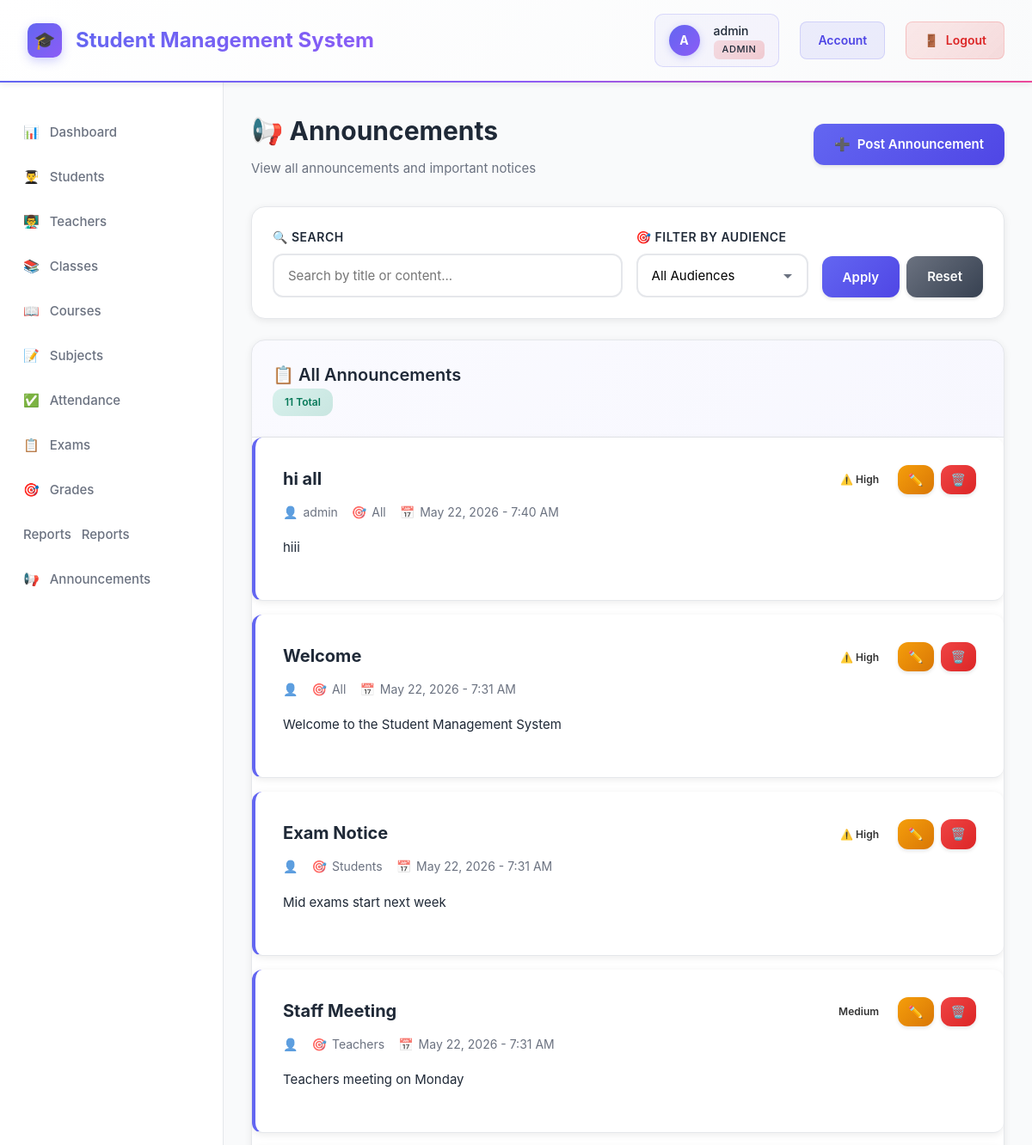
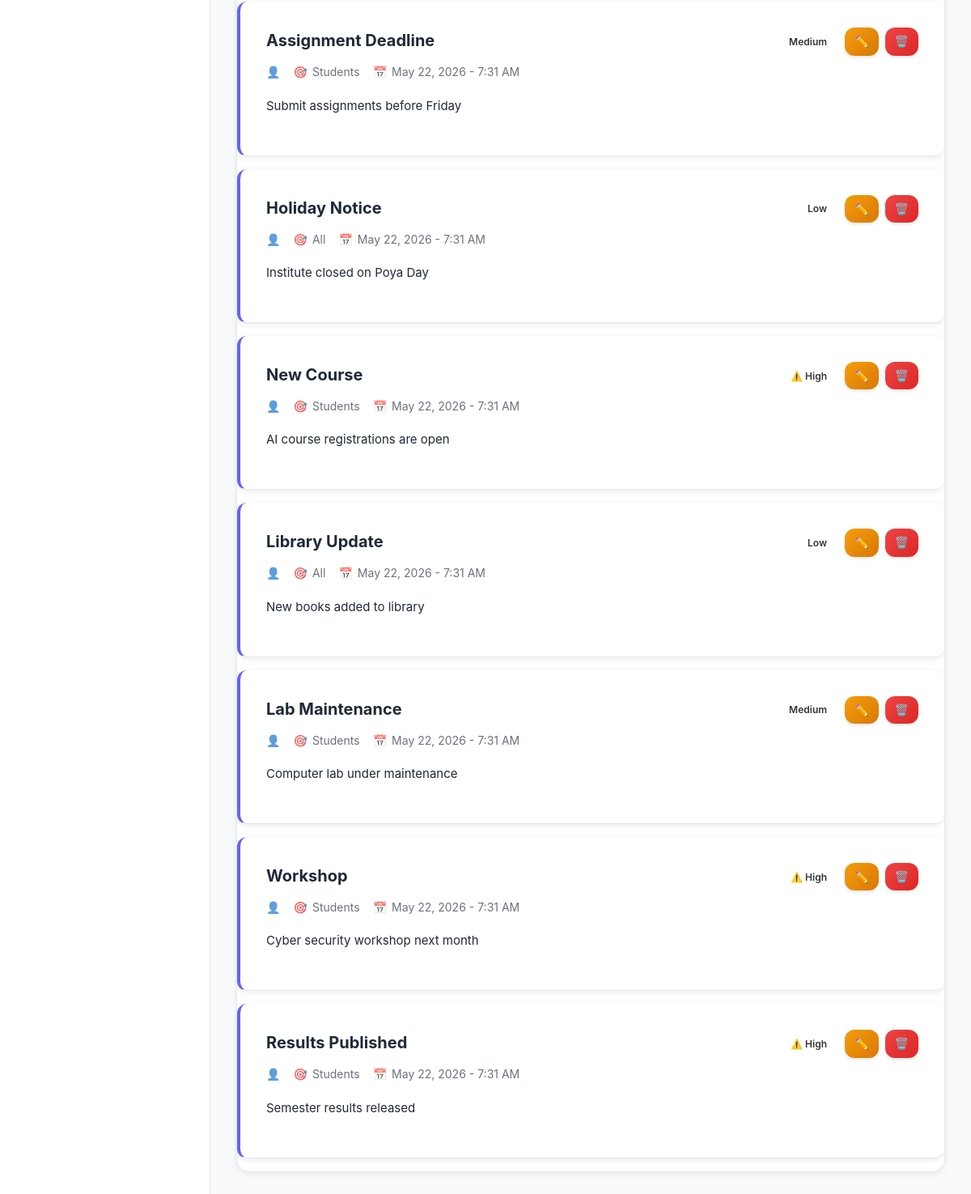
Page /announcements/index.php (signed in) on the committed database (2 pictures, top to bottom).
### tables this page shows
CREATE TABLE announcements (
    id INT AUTO_INCREMENT PRIMARY KEY,
    title VARCHAR(200) NOT NULL,
    content TEXT NOT NULL,
    posted_by INT NOT NULL,
    target_audience ENUM('all', 'students', 'teachers') DEFAULT 'all',
    priority ENUM('low', 'medium', 'high') DEFAULT 'medium',
    created_at TIMESTAMP DEFAULT CURRENT_TIMESTAMP,
    FOREIGN KEY (posted_by) REFERENCES users(id) ON DELETE CASCADE
);

CREATE TABLE users (
    id INT AUTO_INCREMENT PRIMARY KEY,
    username VARCHAR(50) UNIQUE NOT NULL,
    display_name VARCHAR(150) NULL,
    student_id INT NULL,
    teacher_id INT NULL,
    password VARCHAR(255) NOT NULL,
    email VARCHAR(100) UNIQUE NOT NULL,
    role ENUM('admin', 'teacher', 'student') NOT NULL,
    created_at TIMESTAMP DEFAULT CURRENT_TIMESTAMP,
    updated_at TIMESTAMP DEFAULT CURRENT_TIMESTAMP ON UPDATE CURRENT_TIMESTAMP
);

### config/config.php (called while the page is built, shortened)
<?php
function hasRole(string $role): bool {
    return isset($_SESSION['role']) && $_SESSION['role'] === $role;
}

### announcements/index.php (the view, shortened to what this page needs)
<?php
require_once '../config/config.php';
$database = new Database();
$db = $database->getConnection();
$filter = $_GET['filter'] ?? 'all';
$search = $_GET['search'] ?? '';
$query = "SELECT a.*, u.username, u.role
          FROM announcements a
          LEFT JOIN users u ON a.posted_by = u.id";
$query .= " ORDER BY a.created_at DESC";
$stmt = $db->prepare($query);
$stmt->execute();
$announcements = $stmt->fetchAll();
?>
<!DOCTYPE html>
<html lang="en">
<head>
    <link rel="stylesheet" href="../assets/css/style.css">
</head>
<body>
    <?php include '../includes/header.php'; ?>
    <div class="container">
        <?php include '../includes/sidebar.php'; ?>
        <main class="main-content">
            <div class="page-header">
                <div>
                    <h1>📢 Announcements</h1>
                    <p class="page-description">View all announcements and important notices</p>
                </div>
                <?php if (hasRole('admin')): ?>
                <a href="add.php" class="btn btn-primary">
                    <span>➕</span>
                    <span>Post Announcement</span>
                </a>
                <?php endif; ?>
            </div>
            <div class="card">
                <div class="card-body" style="padding: 1.5rem;">
                    <form method="GET" style="display: flex; gap: 1rem; flex-wrap: wrap; align-items: end;">
                        <div class="form-group" style="flex: 1; min-width: 250px; margin-bottom: 0;">
                            <label for="search" style="font-size: 0.875rem; font-weight: 600; margin-bottom: 0.5rem;">🔍 Search</label>
                            <input type="text"
                                   id="search"
                                   name="search"
                                   class="form-control"
                                   placeholder="Search by title or content..."
                                   value="<?php echo htmlspecialchars($search); ?>">
                        </div>
                        <div class="form-group" style="min-width: 200px; margin-bottom: 0;">
                            <label for="filter" style="font-size:  0.875rem; font-weight: 600; margin-bottom: 0.5rem;">🎯 Filter by Audience</label>
                            <select id="filter" name="filter" class="form-control">
                                <option value="all" <?php echo $filter === 'all' ? 'selected' : ''; ?>>All Audiences</option>
                            </select>
                        </div>
                        <div style="display: flex; gap: 0.5rem;">
                            <button type="submit" class="btn btn-primary">Apply</button>
                            <a href="index.php" class="btn btn-secondary">Reset</a>
                        </div>
                    </form>
                </div>
            </div>
            <div class="card">
                <div class="card-header">
                    <h2>📋 All Announcements</h2>
                    <span class="badge badge-active"><?php echo count($announcements); ?> Total</span>
                </div>
                <div class="card-body" style="padding: 0;">
                    <?php if (count($announcements) > 0): ?>
                        <div class="announcements-list">
                            <?php foreach ($announcements as $announcement): ?>
                                <div class="announcement-card">
                                    <div class="announcement-card-header">
                                        <div>
                                            <h3 class="announcement-title">
                                                <?php echo htmlspecialchars($announcement['title']); ?>
                                            </h3>
                                            <div class="announcement-meta">
                                                <span class="meta-item">
                                                    <span style="opacity: 0.7;">👤</span>
                                                    <?php echo htmlspecialchars($announcement['username']); ?>
                                                </span>
                                                <span class="meta-item">
                                                    <span style="opacity: 0.7;">🎯</span>
                                                    <?php echo ucfirst($announcement['target_audience']); ?>
                                                </span>
                                                <span class="meta-item">
                                                    <span style="opacity: 0.7;">📅</span>
                                                    <?php echo date('M j, Y - g:i A', strtotime($announcement['created_at'])); ?>
                                                </span>
                                            </div>
                                        </div>
                                        <div style="display: flex; gap: 0.5rem; align-items: center;">
                                            <?php
                                                $priorityColors = [
                                                    'low' => 'secondary',
                                                    'medium' => 'warning',
                                                    'high' => 'danger',
                                                    'urgent' => 'danger'
                                                ];
                                                $priorityColor = $priorityColors[$announcement['priority']] ?? 'secondary';
                                            ?>
                                            <span class="badge badge-<?php echo $priorityColor; ?>">
                                                <?php
                                                    if ($announcement['priority'] === 'high') echo '⚠️ ';
                                                    echo ucfirst($announcement['priority']);
                                                ?>
                                            </span>
                                            <?php if (hasRole('admin') || $_SESSION['user_id'] == $announcement['posted_by']): ?>
                                            <div class="btn-group">
                                                <a href="edit.php?id=<?php echo $announcement['id']; ?>"
                                                   class="btn btn-sm btn-warning"
                                                   title="Edit">
                                                    ✏️
                                                </a>
                                                <?php if (hasRole('admin')): ?>
                                                <a href="#"
                                                   class="btn btn-sm btn-danger"
                                                   title="Delete"
                                                   onclick="return confirm('⚠️ Are you sure you want to delete this announcement?\n\nTitle: <?php echo htmlspecialchars($announcement['title']); ?>\n\nThis action cannot be undone!');">
                                                    🗑️
                                                </a>
                                                <?php endif; ?>
                                            </div>
                                            <?php endif; ?>
                                        </div>
                                    </div>
                                    <div class="announcement-content">
                                        <?php echo nl2br(htmlspecialchars($announcement['content'])); ?>
                                    </div>
                                </div>
                            <?php endforeach; ?>
                        </div>
                    <?php endif; ?>
                </div>
            </div>
        </main>
    </div>
</body>
</html>

### assets/css/style.css (style rules this page uses)
* { margin: 0; padding: 0; box-sizing: border-box; }
:root { --primary-color: #6366F1; --primary-dark: #4F46E5; --secondary-color: #10B981; --danger-color: #EF4444; --warning-color: #F59E0B; --info-color: #3B82F6; --dark-color: #1F2937; --gray-medium: #6B7280; --gray-light: #9CA3AF; --light-color: #F9FAFB; --white: #FFFFFF; --border-color: #E5E7EB; }
body { font-family: 'Inter', -apple-system, BlinkMacSystemFont, 'Segoe UI', Roboto, sans-serif; background: #f5f5f5; color: #333; line-height: 1.6; }
.container { display: flex; min-height: calc(100vh - 70px); }
.main-content { flex: 1; padding: 2rem; background: var(--light-color); overflow-y: auto; }
.page-header { display: flex; justify-content: space-between; align-items: center; margin-bottom: 2rem; }
.page-header h1 { font-size: 1.875rem; color: var(--dark-color); font-weight: 700; margin: 0; }
.page-description { color: var(--gray-medium); font-size: 0.9375rem; margin-top: 0.5rem; }
.card { background: var(--white); border-radius: 16px; box-shadow: 0 2px 8px rgba(0, 0, 0, 0.08); margin-bottom: 1.5rem; overflow: hidden; border: 1px solid var(--border-color); transition: all 0.3s; }
.card-header { padding: 1.5rem; border-bottom: 1px solid var(--border-color); background: linear-gradient(135deg, rgba(99, 102, 241, 0.03), rgba(99, 102, 241, 0.05)); }
.card-header h2 { font-size: 1.25rem; color: var(--dark-color); font-weight: 600; margin: 0; }
.card-body { padding: 0; }
.btn { display: inline-flex; align-items: center; justify-content: center; gap: 8px; padding: 12px 24px; border: none; border-radius: 12px; font-size: 15px; font-weight: 600; cursor: pointer; text-decoration: none; transition: all 0.3s; box-shadow: 0 2px 4px rgba(0, 0, 0, 0.1); font-family: inherit; }
.btn-primary { background: linear-gradient(135deg, var(--primary-color), var(--primary-dark)); color: var(--white); }
.btn-secondary { background: linear-gradient(135deg, var(--gray-medium), #374151); color: var(--white); }
.btn-danger { background: linear-gradient(135deg, var(--danger-color), #DC2626); color: var(--white); }
.btn-warning { background: linear-gradient(135deg, var(--warning-color), #D97706); color: var(--white); }
.btn-sm { padding: 8px 16px; font-size: 13px; }
.badge { display: inline-block; padding: 0.375rem 0.875rem; font-size: 0.75rem; font-weight: 600; border-radius: 12px; text-transform: capitalize; }
.badge-active { background: linear-gradient(135deg, rgba(16, 185, 129, 0.15), rgba(5, 150, 105, 0.2)); color: #047857; }
.form-group { margin-bottom: 1.5rem; }
.form-group label { display: block; margin-bottom: 0.5rem; font-weight: 600; color: var(--dark-color); font-size: 0.875rem; text-transform: uppercase; letter-spacing: 0.5px; }
.form-control { width: 100%; padding: 0.875rem 1rem; border: 2px solid var(--border-color); border-radius: 12px; font-size: 0.9375rem; transition: all 0.3s; background: var(--white); font-family: inherit; }
select.form-control { cursor: pointer; appearance: none; background-repeat: no-repeat; background-position: right 1rem center; padding-right: 2.5rem; }
.btn-group { display: flex; gap: 0.5rem; flex-wrap: wrap; }
.btn-sm { padding: 0.5rem 1rem; font-size: 0.8125rem; }
.announcement-card { background: var(--white); border-radius: 12px; padding: 1.5rem; margin-bottom: 1rem; border-left: 4px solid var(--primary-color); box-shadow: 0 2px 8px rgba(0, 0, 0, 0.08); transition: all 0.3s; }
.announcement-title { font-size: 1.25rem; font-weight: 600; color: var(--dark-color); }
.announcement-content { color: var(--dark-color); line-height: 1.8; margin-bottom: 1rem; }
.announcement-meta { display: flex; gap: 1rem; font-size: 0.875rem; color: var(--gray-medium); }

### announcements/index.php (style rules this page uses)
.announcements-list { display: flex; flex-direction: column; gap: 0; }
.announcement-card { padding: 2rem; border-bottom: 1px solid var(--border-color); transition: all 0.3s; }
.announcement-card-header { display: flex; justify-content: space-between; align-items: start; margin-bottom: 1rem; gap: 1rem; }
.announcement-title { font-size: 1.25rem; font-weight: 700; color: var(--dark-color); margin: 0 0 0.75rem 0; }
.announcement-meta { display: flex; flex-wrap: wrap; gap: 1. 5rem; font-size: 0.875rem; color: var(--gray-medium); }
.meta-item { display: flex; align-items: center; gap: 0.375rem; }
.announcement-content { color: var(--dark-color); line-height: 1.8; font-size: 0.9375rem; }
.btn-sm { padding: 0.375rem 0.75rem; font-size: 0.875rem; min-width: auto; }

### rows in the picture
announcements: title "hi all", posted_by.username "admin", target_audience "All", created_at "May 22, 2026 - 7:40 AM", priority "High", content "hiii"
announcements: title "Welcome", target_audience "All", created_at "May 22, 2026 - 7:31 AM", priority "High", content "Welcome to the Student Management System"
announcements: title "Exam Notice", target_audience "Students", created_at "May 22, 2026 - 7:31 AM", priority "High", content "Mid exams start next week"
announcements: title "Staff Meeting", target_audience "Teachers", created_at "May 22, 2026 - 7:31 AM", priority "Medium", content "Teachers meeting on Monday"
announcements: title "Assignment Deadline", target_audience "Students", created_at "May 22, 2026 - 7:31 AM", priority "Medium", content "Submit assignments before Friday"
announcements: title "Holiday Notice", target_audience "All", created_at "May 22, 2026 - 7:31 AM", priority "Low", content "Institute closed on Poya Day"
announcements: title "New Course", target_audience "Students", created_at "May 22, 2026 - 7:31 AM", priority "High", content "AI course registrations are open"
announcements: title "Library Update", target_audience "All", created_at "May 22, 2026 - 7:31 AM", priority "Low", content "New books added to library"
announcements: title "Lab Maintenance", target_audience "Students", created_at "May 22, 2026 - 7:31 AM", priority "Medium", content "Computer lab under maintenance"
announcements: title "Workshop", target_audience "Students", created_at "May 22, 2026 - 7:31 AM", priority "High", content "Cyber security workshop next month"
announcements: title "Results Published", target_audience "Students", created_at "May 22, 2026 - 7:31 AM", priority "High", content "Semester results released"

### other values in the picture
substr($username, 0, 1) "A"
$username "admin"
$_SESSION['role'] "ADMIN"
count($announcements) "11"
